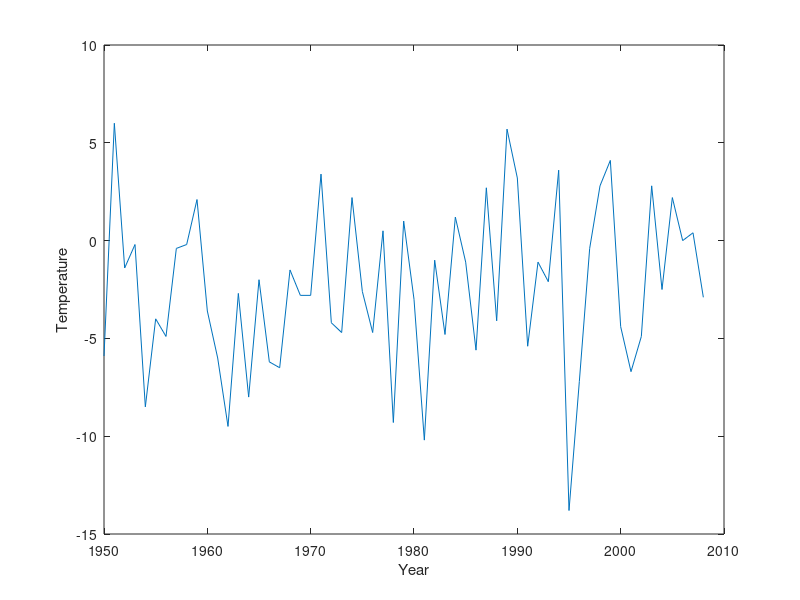

Write MATLAB code to recreate this figure.
% TASK 1

% PART 1
load julaftentemperaturer.mat

x = 1950:1:2008;
plot(x, temperaturer);
xlabel('Year');
ylabel('Temperature');

% PART 2
sortedTemps = sort(temperaturer);
% We could have taken start and end of the sorted array vs. min/max func.
[minTemp, coldYear] = min(temperaturer);
[maxTemp, warmYear] = max(temperaturer);
% I assume that index nr 1 == 1950, hence we get index + 1949
coldYear = coldYear + 1949;
warmYear = warmYear + 1949;

fprintf("Warmest year and temp: %i %f \nColdest year and temp: %i %f\n", warmYear, maxTemp, coldYear, minTemp);

% PART 3
fprintf("Temperature for 1960: %f\n", temperaturer(1960 - 1949));

% PART 4
startNineties = 1990 - 1949;
endNineties = startNineties + 9;
fprintf("The mean temperature for the 90's were: %f\n", mean(temperaturer(startNineties:endNineties)));

% PART 5
% Interesting data for me personally (IT-student), would be trend data
% about which programming languages and architecture frameworks that are
% being used and have been used throughout the years. It would be interesting
% to connect these trends to data about financial changes (oil crisis etc.)